Frame 1 (no input): blank canvas, image omitted
Frame 60 (no input): blank canvas, image omitted
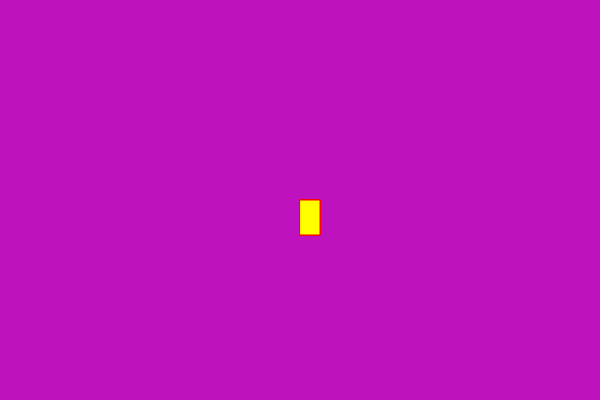
Frame 120 (the mouse pressed at the canvas centre since frame 60)

The p5.js sketch whose frames 1 and 60 were blank and that drew this single picture after the mouse press (run headless with seeded random() and noise() and a simulated clock; from frame 60 on, the mouse is pressed at the canvas centre):

// p5.js sketch
// ── sketch.js
function setup() {
    createCanvas(600, 400);
    background("rgb(190,18,190)");
  }
  
  function draw() {
    stroke("red")
    fill("yellow")
  
    if (mouseIsPressed) {
      rect(mouseX, mouseY, 20, 35)
    }
  }
